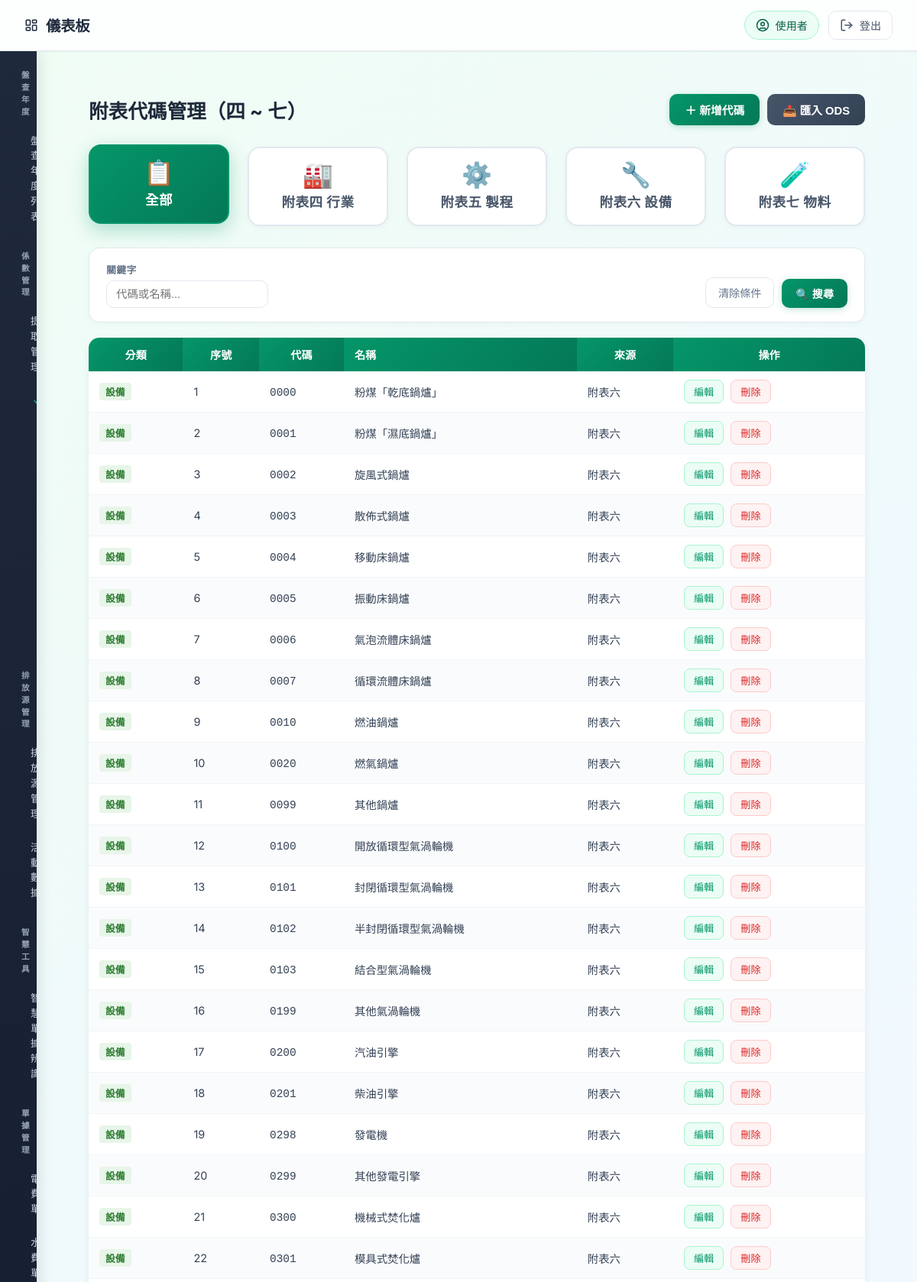
Page /appendix/ (upper part) on the committed database.
### model.py (models this page shows)
class AppendixReference(SQLModel, table=True):
    __tablename__ = "appendix_reference"
    __table_args__ = (
        UniqueConstraint("appendix_type", "code", name="uq_appendix_type_code"),
    )
    id: Optional[int] = Field(default=None, primary_key=True)
    appendix_type: str = Field(index=True)
    seq: Optional[int] = None
    code: str = Field(index=True)
    name: str = Field(index=True)
    source_sheet: Optional[str] = None
    note: Optional[str] = None
    created_at: datetime = Field(default_factory=datetime.utcnow)
    updated_at: datetime = Field(default_factory=datetime.utcnow)

### routers/appendix.py (the view)
@router.get("/", response_class=HTMLResponse)
def appendix_page(
    request: Request,
    appendix_type: Optional[str] = Query(None),
    q: Optional[str] = Query(None),
    page: int = Query(1, ge=1),
    page_size: int = Query(50, ge=1, le=200),
):
    if appendix_type and appendix_type not in VALID_TYPES:
        appendix_type = None
    with Session(engine) as session:
        stmt = select(AppendixReference)
        if appendix_type:
            stmt = stmt.where(AppendixReference.appendix_type == appendix_type)
        if q:
            pattern = f"%{q}%"
            stmt = stmt.where(
                or_(
                    AppendixReference.code.ilike(pattern),     # type: ignore[attr-defined]
                    AppendixReference.name.ilike(pattern),     # type: ignore[attr-defined]
                )
            )
        stmt = stmt.order_by(AppendixReference.appendix_type, AppendixReference.seq)
        total = len(session.exec(stmt).all())
        total_pages = max(1, (total + page_size - 1) // page_size)
        page = min(page, total_pages)
        stmt = stmt.offset((page - 1) * page_size).limit(page_size)
        rows = session.exec(stmt).all()
    start = max(1, page - 2)
    end = min(total_pages, page + 2)
    page_range = list(range(start, end + 1))
    return templates.TemplateResponse(
        "appendix_management.html",
        {
            "request": request,
            "rows": rows,
            "total": total,
            "page": page,
            "page_size": page_size,
            "total_pages": total_pages,
            "page_range": page_range,
            "current_type": appendix_type,
            "q": q,
        },
    )

### templates/appendix_management.html (shortened to what this page needs)
{% extends "base.html" %}
{% block head %}
<link rel="stylesheet" href="/static/css/factor_management.css">
{% endblock %}
{% block content %}
<div class="fm-page-wrap">
    <div class="fm-page-header">
        <h1 class="fm-title">附表代碼管理（四 ~ 七）</h1>
        <div class="fm-header-actions">
            <button type="button" id="btnOpenCreate" class="btn-fm-create">＋ 新增代碼</button>
            <button type="button" id="btnOpenUpload" class="btn-fm-log">📤 匯入 ODS</button>
        </div>
    </div>
    <div class="fm-category-grid">
        <a href="/appendix?page=1"
           class="fm-category-btn {% if not current_type %}active{% endif %}">
            <span class="fm-cat-icon">📋</span>
            <span class="fm-cat-label">全部</span>
        </a>
        <a href="/appendix?appendix_type=industry&page=1"
           class="fm-category-btn {% if current_type == 'industry' %}active{% endif %}">
            <span class="fm-cat-icon">🏭</span>
            <span class="fm-cat-label">附表四 行業</span>
        </a>
        <a href="/appendix?appendix_type=process&page=1"
           class="fm-category-btn {% if current_type == 'process' %}active{% endif %}">
            <span class="fm-cat-icon">⚙️</span>
            <span class="fm-cat-label">附表五 製程</span>
        </a>
        <a href="/appendix?appendix_type=device&page=1"
           class="fm-category-btn {% if current_type == 'device' %}active{% endif %}">
            <span class="fm-cat-icon">🔧</span>
            <span class="fm-cat-label">附表六 設備</span>
        </a>
        <a href="/appendix?appendix_type=material&page=1"
           class="fm-category-btn {% if current_type == 'material' %}active{% endif %}">
            <span class="fm-cat-icon">🧪</span>
            <span class="fm-cat-label">附表七 物料</span>
        </a>
    </div>
    <div class="filter-bar">
        <form method="get" action="/appendix" class="filter-form" id="filterForm">
            <div class="filter-group">
                <label for="qInput">關鍵字</label>
                <input type="text" id="qInput" name="q" class="filter-input" placeholder="代碼或名稱..."
                       value="{{ request.query_params.get('q', '') }}">
            </div>
            <div class="filter-actions">
                <a href="/appendix{% if current_type %}?appendix_type={{ current_type }}{% endif %}" class="btn-clear">清除條件</a>
                <button type="submit" class="btn-filter">🔍 搜尋</button>
            </div>
        </form>
    </div>
    <table class="data-table">
        <thead>
            <tr>
                <th>分類</th>
                <th>序號</th>
                <th>代碼</th>
                <th style="text-align:left;">名稱</th>
                <th>來源</th>
                <th>操作</th>
            </tr>
        </thead>
        <tbody>
            {% if rows %}
            {% for r in rows %}
            <tr>
                <td>
                    <span class="appendix-type-badge badge-{{ r.appendix_type }}">
                        {% if r.appendix_type == 'device' %}設備{% endif %}
                    </span>
                </td>
                <td>{{ r.seq or '-' }}</td>
                <td><code>{{ r.code }}</code></td>
                <td style="text-align:left;">{{ r.name }}</td>
                <td>{{ r.source_sheet or '-' }}</td>
                <td class="td-actions">
                    <button type="button" class="btn-fm-edit"
                        onclick="openEditModal({
                            id: {{ r.id }},
                            appendix_type: '{{ r.appendix_type }}',
                            code: '{{ r.code | replace("'", "\\'") }}',
                            name: '{{ r.name | replace("'", "\\'") }}',
                            seq: {{ r.seq if r.seq is not none else 'null' }},
                            source_sheet: '{{ (r.source_sheet or "") | replace("'", "\\'") }}',
                            note: '{{ (r.note or "") | replace("'", "\\'") }}'
                        })">編輯</button>
                    <form action="/appendix/delete/{{ r.id }}" method="post" style="display:inline;" onsubmit="return confirm('確定刪除？')">
                        <button type="submit" class="btn-factor-delete">刪除</button>
                    </form>
                </td>
            </tr>
            {% endfor %}
            {% else %}
            <tr><td colspan="6" class="td-empty">查無資料，請調整篩選條件或匯入 ODS。</td></tr>
            {% endif %}
        </tbody>
    </table>
</div>
{% endblock %}

### static/css/index.css (style rules this page uses)
:root { --emerald-50: #ecfdf5; --emerald-100: #d1fae5; --emerald-200: #a7f3d0; --emerald-500: #10b981; --emerald-600: #059669; --emerald-700: #047857; --emerald-800: #065f46; --emerald-900: #064e3b; --slate-50: #f8fafc; --slate-100: #f1f5f9; --slate-200: #e2e8f0; --slate-300: #cbd5e1; --slate-400: #94a3b8; --slate-500: #64748b; --slate-600: #475569; --slate-700: #334155; --slate-800: #1e293b; --slate-900: #0f172a; --radius-sm: 6px; --radius-md: 10px; --radius-lg: 16px; --radius-xl: 20px; --shadow-sm: 0 1px 2px rgba(0,0,0,0.05); --shadow-md: 0 4px 6px -1px rgba(0,0,0,0.07), 0 2px 4px -2px rgba(0,0,0,0.05); --shadow-lg: 0 10px 15px -3px rgba(0,0,0,0.08), 0 4px 6px -4px rgba(0,0,0,0.04); --shadow-xl: 0 20px 25px -5px rgba(0,0,0,0.08), 0 8px 10px -6px rgba(0,0,0,0.04); }
body { margin: 0; font-family: "Noto Sans TC", "Inter", -apple-system, BlinkMacSystemFont, "Segoe UI", Roboto, "Helvetica Neue", Arial, sans-serif; background: linear-gradient(135deg, #f0fdf4 0%, #f0f9ff 50%, #f8fafc 100%); background-attachment: fixed; color: var(--slate-700); display: flex; flex-direction: column; min-height: 100vh; }
h1 { color: var(--slate-800); margin-bottom: 20px; font-size: 2rem; font-weight: 700; }

### templates/appendix_management.html (style rules this page uses)
.appendix-type-badge { display: inline-block; padding: 2px 8px; border-radius: 4px; font-size: 0.8rem; font-weight: 600; }
.badge-device { background: #e8f5e9; color: #2e7d32; }

### rows in the picture
AppendixReference: appendix_type "設備", seq "1", code "0000", name "粉煤「乾底鍋爐」", source_sheet "附表六"
AppendixReference: appendix_type "設備", seq "2", code "0001", name "粉煤「濕底鍋爐」", source_sheet "附表六"
AppendixReference: appendix_type "設備", seq "3", code "0002", name "旋風式鍋爐", source_sheet "附表六"
AppendixReference: appendix_type "設備", seq "4", code "0003", name "散佈式鍋爐", source_sheet "附表六"
AppendixReference: appendix_type "設備", seq "5", code "0004", name "移動床鍋爐", source_sheet "附表六"
AppendixReference: appendix_type "設備", seq "6", code "0005", name "振動床鍋爐", source_sheet "附表六"
AppendixReference: appendix_type "設備", seq "7", code "0006", name "氣泡流體床鍋爐", source_sheet "附表六"
AppendixReference: appendix_type "設備", seq "8", code "0007", name "循環流體床鍋爐", source_sheet "附表六"
AppendixReference: appendix_type "設備", seq "9", code "0010", name "燃油鍋爐", source_sheet "附表六"
AppendixReference: appendix_type "設備", seq "10", code "0020", name "燃氣鍋爐", source_sheet "附表六"
AppendixReference: appendix_type "設備", seq "11", code "0099", name "其他鍋爐", source_sheet "附表六"
AppendixReference: appendix_type "設備", seq "12", code "0100", name "開放循環型氣渦輪機", source_sheet "附表六"
AppendixReference: appendix_type "設備", seq "13", code "0101", name "封閉循環型氣渦輪機", source_sheet "附表六"
AppendixReference: appendix_type "設備", seq "14", code "0102", name "半封閉循環型氣渦輪機", source_sheet "附表六"
AppendixReference: appendix_type "設備", seq "15", code "0103", name "結合型氣渦輪機", source_sheet "附表六"
AppendixReference: appendix_type "設備", seq "16", code "0199", name "其他氣渦輪機", source_sheet "附表六"
AppendixReference: appendix_type "設備", seq "17", code "0200", name "汽油引擎", source_sheet "附表六"
AppendixReference: appendix_type "設備", seq "18", code "0201", name "柴油引擎", source_sheet "附表六"
AppendixReference: appendix_type "設備", seq "19", code "0298", name "發電機", source_sheet "附表六"
AppendixReference: appendix_type "設備", seq "20", code "0299", name "其他發電引擎", source_sheet "附表六"
AppendixReference: appendix_type "設備", seq "21", code "0300", name "機械式焚化爐", source_sheet "附表六"
AppendixReference: appendix_type "設備", seq "22", code "0301", name "模具式焚化爐", source_sheet "附表六"

### other values in the picture
{{ request.session.get("username", "使用者") }} "使用者"
